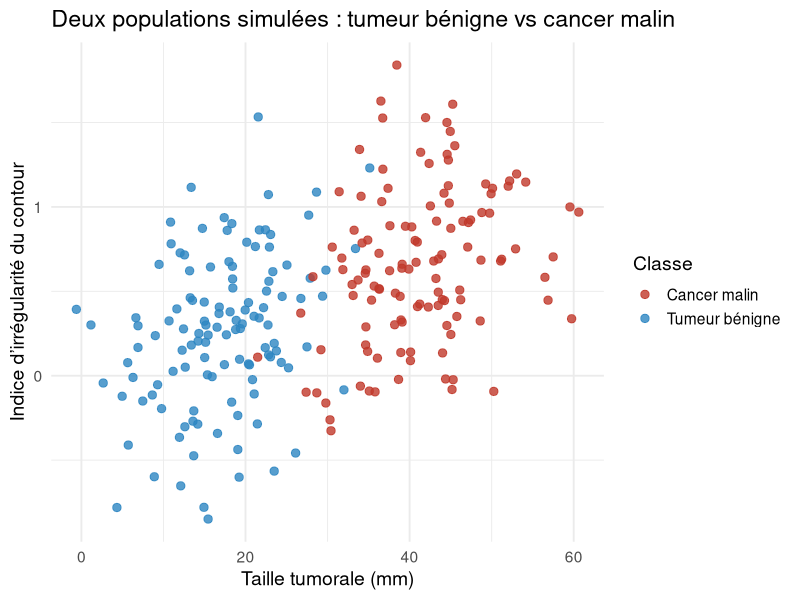
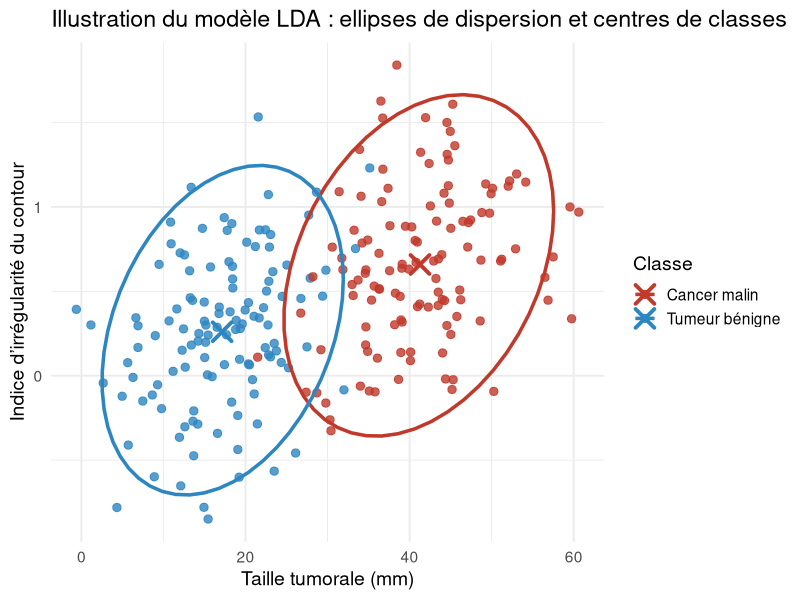
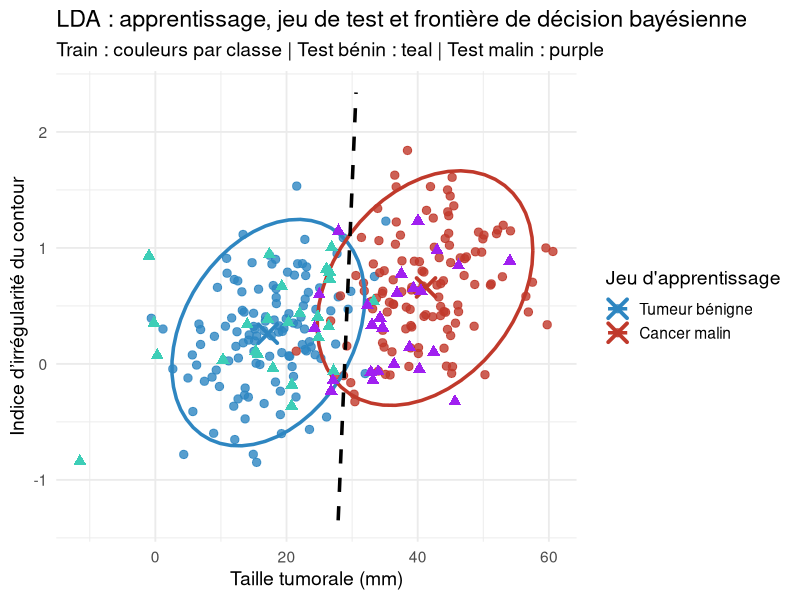

These charts were generated, in order, by the following R code:
# Packages nécessaires
library(MASS)
library(ggplot2)

set.seed(1)

# Générer les données ####

# Nombre d'observations par classe
n <- 120

# Centres des deux classes
mu_benign  <- c(18, 0.25)
mu_malign  <- c(42, 0.65)

# Covariance commune (hypothèse LDA)
Sigma <- matrix(
  c(60, 1.2,
    1.2, 0.2),
  nrow = 2
)

# Simulation des données
Z_benign  <- mvrnorm(n, mu_benign, Sigma)
Z_malign  <- mvrnorm(n, mu_malign, Sigma)

# Dataframe final
df <- rbind(
  data.frame(Z1 = Z_benign[,1],
             Z2 = Z_benign[,2],
             Classe = "Tumeur bénigne"),
  
  data.frame(Z1 = Z_malign[,1],
             Z2 = Z_malign[,2],
             Classe = "Cancer malin")
)


 
## Plot 1 : nuage seul ####

ggplot(df, aes(x = Z1, y = Z2, color = Classe)) +
  
  geom_point(size = 2.5, alpha = 0.8) +
  
  labs(
    title = "Deux populations simulées : tumeur bénigne vs cancer malin",
    x = "Taille tumorale (mm)",
    y = "Indice d’irrégularité du contour"
  ) +
  
  theme_minimal(base_size = 14) +
  
  scale_color_manual(values = c(
    "Tumeur bénigne" = "#2E86C1",
    "Cancer malin"   = "#C0392B"
  ))

# Calcul des barycentres

centres <- aggregate(cbind(Z1, Z2) ~ Classe, df, mean)


## Plot 2 : nuage + ellipses + barycentres ####
ggplot(df, aes(x = Z1, y = Z2, color = Classe)) +
  geom_point(size = 2.5, alpha = 0.8) +
  stat_ellipse(level = 0.95, linewidth = 1.2) +
  geom_point(
    data = centres,
    aes(x = Z1, y = Z2),
    size = 5,
    shape = 4,
    stroke = 2
  ) +
  labs(
    title = "Illustration du modèle LDA : ellipses de dispersion et centres de classes",
    x = "Taille tumorale (mm)",
    y = "Indice d’irrégularité du contour"
  ) +
  theme_minimal(base_size = 14) +
  scale_color_manual(values = c(
    "Tumeur bénigne" = "#2E86C1",
    "Cancer malin"   = "#C0392B"
  ))

# LDA ####
# Apprentissage du modèle LDA
lda_model <- lda(Classe ~ Z1 + Z2, data = df)
lda_model


# Prédiction sur la base d'apprentissage ####
# Prédictions
lda_pred <- predict(lda_model)
lda_pred

# Probabilités a posteriori
head(lda_pred$posterior)

# Performances sur la base d'apprentissage ####
# Matrice de confusion
conf_mat <- table(
  Classe_reelle = df$Classe,
  Classe_predite = lda_pred$class
)
conf_mat

# Accuracy
accuracy <- mean(lda_pred$class == df$Classe)
accuracy


# Performances sur un dataset de test indépendant ####
## Jeu de test indépendant ####
n_test <- 25
Z_benign_test <- mvrnorm(n_test, mu_benign, Sigma)
Z_malign_test <- mvrnorm(n_test, mu_malign-c(5,0.3), Sigma)

df_test <- rbind(
  data.frame(
    Z1 = Z_benign_test[, 1],
    Z2 = Z_benign_test[, 2],
    Classe = "Tumeur bénigne"
  ),
  data.frame(
    Z1 = Z_malign_test[, 1],
    Z2 = Z_malign_test[, 2],
    Classe = "Cancer malin"
  )
)

df$Classe <- factor(df$Classe,
                    levels = c("Tumeur bénigne", "Cancer malin"))

df_test$Classe <- factor(df_test$Classe,
                         levels = c("Tumeur bénigne", "Cancer malin"))



## Prédiction sur le jeu de test ####
lda_pred_test <- predict(lda_model, newdata = df_test)

## Matrice de confusion Test ####
conf_mat_test <- table(
  Classe_reelle = df_test$Classe,
  Classe_predite = lda_pred_test$class
)
conf_mat_test


## Accuracy Test ####
accuracy_test <- mean(lda_pred_test$class == df_test$Classe)
accuracy_test

## Plot 3 : apprentissage + test + frontière bayésienne ####
# Barycentres du jeu d'apprentissage
centres <- aggregate(cbind(Z1, Z2) ~ Classe, df, mean)

# Grille pour tracer la frontière de décision bayésienne
grid_df <- expand.grid(
  Z1 = seq(min(c(df$Z1, df_test$Z1)) - 5, max(c(df$Z1, df_test$Z1)) + 5, length.out = 400),
  Z2 = seq(min(c(df$Z2, df_test$Z2)) - 0.5, max(c(df$Z2, df_test$Z2)) + 0.5, length.out = 400)
)

grid_post <- predict(lda_model, newdata = grid_df)$posterior
grid_df$posterior_malign <- grid_post[, "Cancer malin"]

ggplot() +
  
  # Jeu d'apprentissage
  geom_point(
    data = df,
    aes(x = Z1, y = Z2, color = Classe),
    size = 2.5,
    alpha = 0.8
  ) +
  
  # Ellipses du jeu d'apprentissage
  stat_ellipse(
    data = df,
    aes(x = Z1, y = Z2, color = Classe),
    level = 0.95,
    linewidth = 1.2
  ) +
  
  # Barycentres du jeu d'apprentissage
  geom_point(
    data = centres,
    aes(x = Z1, y = Z2, color = Classe),
    size = 5,
    shape = 4,
    stroke = 2
  ) +
  
  # Jeu de test bénin
  geom_point(
    data = subset(df_test, Classe == "Tumeur bénigne"),
    aes(x = Z1, y = Z2),
    color = "#3DCEB7",
    size = 3,
    shape = 17
  ) +
  
  # Jeu de test malin
  geom_point(
    data = subset(df_test, Classe == "Cancer malin"),
    aes(x = Z1, y = Z2),
    color = "purple",
    size = 3,
    shape = 17
  ) +
  
  # Frontière de décision bayésienne : P(Cancer malin | z) = 0.5
  geom_contour(
    data = grid_df,
    aes(x = Z1, y = Z2, z = posterior_malign),
    breaks = 0.5,
    color = "black",
    linewidth = 1.2,
    linetype = "dashed"
  ) +
  
  labs(
    title = "LDA : apprentissage, jeu de test et frontière de décision bayésienne",
    subtitle = "Train : couleurs par classe | Test bénin : teal | Test malin : purple",
    x = "Taille tumorale (mm)",
    y = "Indice d’irrégularité du contour",
    color = "Jeu d'apprentissage"
  ) +
  
  theme_minimal(base_size = 14) +
  
  scale_color_manual(values = c(
    "Tumeur bénigne" = "#2E86C1",
    "Cancer malin"   = "#C0392B"
  ))
